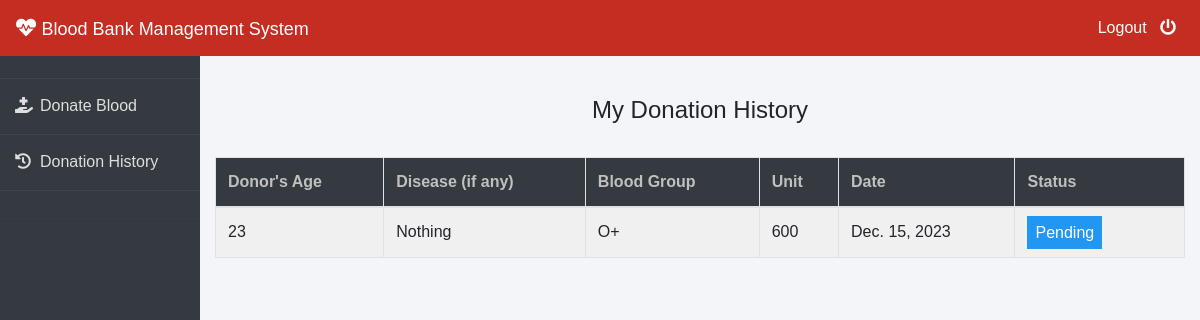
The page /donor/donate-blood/donation-history/ (signed in) on the database its author committed.
### donor/models.py (models this page shows, shortened)
class BloodDonate(models.Model):
    donor=models.ForeignKey(Donor,on_delete=models.CASCADE)
    disease=models.CharField(max_length=100,default="Nothing")
    age=models.PositiveIntegerField()
    bloodgroup=models.CharField(max_length=10)
    unit=models.PositiveIntegerField(default=0)
    status=models.CharField(max_length=20,default="Pending")
    date=models.DateField(auto_now=True)

### donor/views.py (the view)
# urls.py: path('donate-blood/donation-history/', views.donation_history_view, name='donation_history'),
def donation_history_view(request):
    donor= models.Donor.objects.get(user_id=request.user.id)
    donations=models.BloodDonate.objects.all().filter(donor=donor)
    return render(request,'donor/donation_history.html',{'donations':donations})

### templates/donor/donation_history.html (shortened to what this page needs)
{% extends 'donor/donorbase.html' %}
{% block content %}
{% load widget_tweaks %}
{%load static%}
<head>
   </head>
<br><br>
<div class="container">
    <H4 class="text-center">My Donation History</H4><br>
    <table class="table table-light table-hover table-bordered table-striped">
        <thead class="bg-dark">
            <tr>
                <th scope="col" style="color: rgb(192, 192, 192);">Donor's Age</th>
                <th scope="col" style="color: rgb(192, 192, 192);">Disease (if any)</th>
                <th scope="col" style="color: rgb(192, 192, 192);">Blood Group</th>
                <th scope="col" style="color: rgb(192, 192, 192);">Unit</th>
                <th scope="col" style="color: rgb(192, 192, 192);">Date</th>
                <th scope="col" style="color: rgb(192, 192, 192);">Status</th>
            </tr>
        </thead>
        <tbody>
            {% for t in donations %}
            <tr>
                <td>{{t.age}}</td>
                <td> {{t.disease}}</td>
                <td>{{t.bloodgroup}}</td>
                <td>{{t.unit}}</td>
                <td>{{t.date}}</td>
                {% if t.status == 'Approved' %}
                <td><span class="label success"> Approved</span></td>
                {% elif t.status == 'Rejected' %}
                <td><span class="label danger">Rejected</span></td>
                {% else %}
                <td><span style="color: white;margin-left: 0px;" class="label info">Pending</span></td>
                {% endif %}
            </tr>
            {% endfor %}
        </tbody>
    </table>
</div>
{% endblock content %}

### templates/donor/donorbase.html (style rules this page uses)
* { margin: 0; padding: 0; box-sizing: border-box; list-style: none; text-decoration: none; font-family: 'Josefin Sans', sans-serif; }
body { background-color: #f3f5f9; }
.wrapper .main_content .info { margin: 20px; color: #717171; line-height: 25px; }

### templates/donor/donation_history.html (style rules this page uses)
.label { color: white; padding: 8px; }
.info { background-color: #2196F3; }

### rows shown on the page
BloodDonate: age "23", disease "Nothing", bloodgroup "O+", unit "600", date "Dec. 15, 2023", status "Pending"
